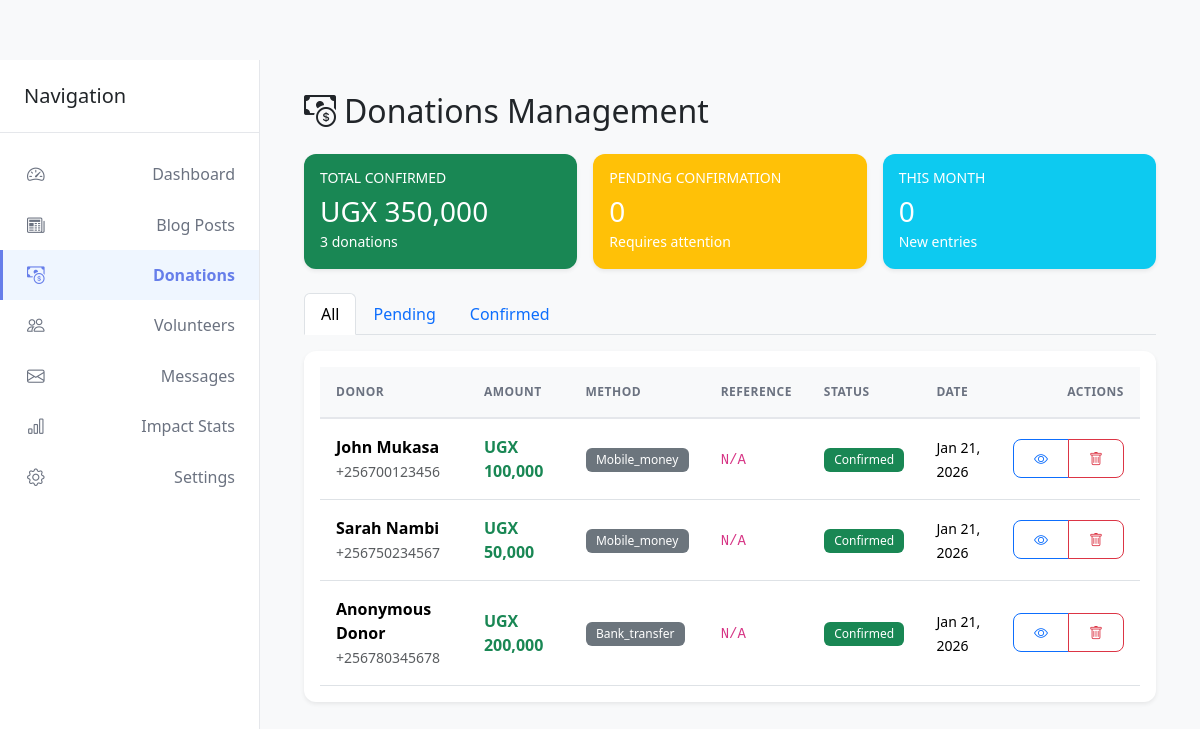
The page /admin/donations.php (signed in) on the database its author committed.
### tables this page shows
CREATE TABLE `donations` (
  `id` int(11) NOT NULL,
  `donor_name` varchar(100) NOT NULL,
  `donor_email` varchar(100) NOT NULL,
  `donor_phone` varchar(20) NOT NULL,
  `amount` decimal(10,2) NOT NULL,
  `currency` varchar(3) DEFAULT 'UGX',
  `payment_method` enum('mobile_money','bank_transfer','cash','other') DEFAULT 'mobile_money',
  `transaction_reference` varchar(100) DEFAULT NULL,
  `payment_status` enum('pending','confirmed','failed','refunded') DEFAULT 'pending',
  `is_anonymous` tinyint(1) DEFAULT 0,
  `message` text DEFAULT NULL,
  `confirmed_by` int(11) DEFAULT NULL,
  `confirmed_at` datetime DEFAULT NULL,
  `created_at` timestamp NOT NULL DEFAULT current_timestamp(),
  `updated_at` timestamp NOT NULL DEFAULT current_timestamp() ON UPDATE current_timestamp()
);

### includes/db.php (called while the page is built, shortened)
<?php
function executeQuery($pdo, $sql, $params = []) {
    try {
        $stmt = $pdo->prepare($sql);
        $stmt->execute($params);
        return $stmt;
    } catch (PDOException $e) {
        if (ENVIRONMENT === 'development') {
            die("Query Error: " . $e->getMessage());
        } else {
            error_log("Query Error: " . $e->getMessage(), 3, '../logs/db_errors.log');
            return false;
        }
    }
}
function fetchOne($pdo, $sql, $params = []) {
    $stmt = executeQuery($pdo, $sql, $params);
    return $stmt ? $stmt->fetch() : false;
}
function fetchAll($pdo, $sql, $params = []) {
    $stmt = executeQuery($pdo, $sql, $params);
    return $stmt ? $stmt->fetchAll() : [];
}

### admin/donations.php (the view, shortened to what this page needs)
<?php
require_once '../includes/db.php';
$statusFilter = $_GET['status'] ?? 'all';
$sql = "SELECT d.*, a.username as confirmed_by_name FROM donations d
        LEFT JOIN admins a ON d.confirmed_by = a.id";
$sql .= " ORDER BY d.created_at DESC";
if ($statusFilter !== 'all') {
    $donations = fetchAll($pdo, $sql, ['status' => $statusFilter]);
} else {
    $donations = fetchAll($pdo, $sql);
}
$totalDonations = fetchOne($pdo, "SELECT COUNT(*) as count, SUM(amount) as total FROM donations WHERE payment_status = 'confirmed'");
$pendingCount = fetchOne($pdo, "SELECT COUNT(*) as count FROM donations WHERE payment_status = 'pending'")['count'];
?>
<!DOCTYPE html>
<html lang="en">
<head>
    <link href="https://cdn.jsdelivr.net/npm/bootstrap@5.3.3/dist/css/bootstrap.min.css" rel="stylesheet">
    <link href="https://cdn.jsdelivr.net/npm/bootstrap-icons@1.11.3/font/bootstrap-icons.min.css" rel="stylesheet">
    <link rel="stylesheet" href="../assets/css/admin.css">
</head>
<body>
    <div class="sidebar">
        <div class="sidebar-header"><h5 class="mb-0">Navigation</h5></div>
        <ul class="nav flex-column">
            <li class="nav-item"><a class="nav-link" href="dashboard.php"><i class="bi bi-speedometer2"></i> Dashboard</a></li>
            <li class="nav-item"><a class="nav-link" href="posts.php"><i class="bi bi-newspaper"></i> Blog Posts</a></li>
            <li class="nav-item"><a class="nav-link active" href="donations.php"><i class="bi bi-cash-coin"></i> Donations</a></li>
            <li class="nav-item"><a class="nav-link" href="volunteers.php"><i class="bi bi-people"></i> Volunteers</a></li>
            <li class="nav-item"><a class="nav-link" href="messages.php"><i class="bi bi-envelope"></i> Messages</a></li>
            <li class="nav-item"><a class="nav-link" href="impact-stats.php"><i class="bi bi-bar-chart"></i> Impact Stats</a></li>
            <li class="nav-item"><a class="nav-link" href="settings.php"><i class="bi bi-gear"></i> Settings</a></li>
        </ul>
    </div>
    <div class="main-content">
        <div class="container-fluid">
            <h2 class="mb-4"><i class="bi bi-cash-coin me-2"></i>Donations Management</h2>
            <div class="row g-3 mb-4">
                <div class="col-md-4">
                    <div class="card bg-success text-white border-0 shadow-sm">
                        <div class="card-body">
                            <h6 class="text-uppercase small">Total Confirmed</h6>
                            <h3 class="mb-0">UGX <?= number_format($totalDonations['total'] ?? 0) ?></h3>
                            <small><?= $totalDonations['count'] ?> donations</small>
                        </div>
                    </div>
                </div>
                <div class="col-md-4">
                    <div class="card bg-warning text-white border-0 shadow-sm">
                        <div class="card-body">
                            <h6 class="text-uppercase small">Pending Confirmation</h6>
                            <h3 class="mb-0"><?= $pendingCount ?></h3>
                            <small>Requires attention</small>
                        </div>
                    </div>
                </div>
                <div class="col-md-4">
                    <div class="card bg-info text-white border-0 shadow-sm">
                        <div class="card-body">
                            <h6 class="text-uppercase small">This Month</h6>
                            <h3 class="mb-0"><?php
                                $thisMonth = fetchOne($pdo, "SELECT COUNT(*) as count FROM donations WHERE MONTH(created_at) = MONTH(NOW()) AND YEAR(created_at) = YEAR(NOW())");
                                echo $thisMonth['count'];
                            ?></h3>
                            <small>New entries</small>
                        </div>
                    </div>
                </div>
            </div>
            <ul class="nav nav-tabs mb-3">
                <li class="nav-item">
                    <a class="nav-link <?= $statusFilter === 'all' ? 'active' : '' ?>" href="donations.php?status=all">All</a>
                </li>
                <li class="nav-item">
                    <a class="nav-link <?= $statusFilter === 'pending' ? 'active' : '' ?>" href="donations.php?status=pending">
                        Pending <?php if ($pendingCount > 0): ?><span class="badge bg-warning"><?= $pendingCount ?></span><?php endif; ?>
                    </a>
                </li>
                <li class="nav-item">
                    <a class="nav-link <?= $statusFilter === 'confirmed' ? 'active' : '' ?>" href="donations.php?status=confirmed">Confirmed</a>
                </li>
            </ul>
            <div class="card border-0 shadow-sm">
                <div class="card-body">
                    <div class="table-responsive">
                        <table class="table table-hover align-middle">
                            <thead class="table-light">
                                <tr>
                                    <th>Donor</th>
                                    <th>Amount</th>
                                    <th>Method</th>
                                    <th>Reference</th>
                                    <th>Status</th>
                                    <th>Date</th>
                                    <th class="text-end">Actions</th>
                                </tr>
                            </thead>
                            <tbody>
                                <?php if (!empty($donations)): ?>
                                    <?php foreach ($donations as $donation): ?>
                                        <tr>
                                            <td>
                                                <strong><?= htmlspecialchars($donation['donor_name']) ?></strong><br>
                                                <small class="text-muted"><?= htmlspecialchars($donation['donor_phone']) ?></small>
                                            </td>
                                            <td><strong class="text-success">UGX <?= number_format($donation['amount']) ?></strong></td>
                                            <td><span class="badge bg-secondary"><?= ucfirst($donation['payment_method']) ?></span></td>
                                            <td><code><?= htmlspecialchars($donation['transaction_reference'] ?: 'N/A') ?></code></td>
                                            <td>
                                                <span class="badge bg-<?= $donation['payment_status'] === 'confirmed' ? 'success' : 'warning' ?>">
                                                    <?= ucfirst($donation['payment_status']) ?>
                                                </span>
                                            </td>
                                            <td><small><?= date('M d, Y', strtotime($donation['created_at'])) ?></small></td>
                                            <td class="text-end">
                                                <div class="btn-group">
                                                    <button class="btn btn-sm btn-outline-primary" onclick="viewDonation(<?= $donation['id'] ?>)" title="View Details">
                                                        <i class="bi bi-eye"></i>
                                                    </button>
                                                    <button class="btn btn-sm btn-outline-danger" onclick="deleteDonation(<?= $donation['id'] ?>)" title="Delete">
                                                        <i class="bi bi-trash"></i>
                                                    </button>
                                                </div>
                                            </td>
                                        </tr>
                                    <?php endforeach; ?>
                                <?php else: ?>
                                    <tr><td colspan="7" class="text-center py-4 text-muted">No records found.</td></tr>
                                <?php endif; ?>
                            </tbody>
                        </table>
                    </div>
                </div>
            </div>
        </div>
    </div>
</body>
</html>

### assets/css/admin.css (style rules this page uses)
:root { --sidebar-width: 260px; --navbar-height: 60px; --primary-color: #667eea; --primary-dark: #5a67d8; --success-color: #10b981; --warning-color: #f59e0b; --danger-color: #ef4444; --info-color: #3b82f6; }
* { margin: 0; padding: 0; box-sizing: border-box; }
body { font-family: 'Segoe UI', Tahoma, Geneva, Verdana, sans-serif; background: #f8f9fa; padding-top: var(--navbar-height); }
.sidebar { position: fixed; top: var(--navbar-height); left: 0; width: var(--sidebar-width); height: calc(100vh - var(--navbar-height)); background: white; border-right: 1px solid #e5e7eb; overflow-y: auto; z-index: 999; transition: all 0.3s ease; }
.sidebar-header { padding: 1.5rem; border-bottom: 1px solid #e5e7eb; }
.sidebar .nav { padding: 1rem 0; }
.sidebar .nav-link { color: #6b7280; padding: 0.75rem 1.5rem; display: flex; align-items: center; justify-content: space-between; transition: all 0.3s ease; border-left: 3px solid transparent; }
.sidebar .nav-link i { margin-right: 0.75rem; font-size: 1.1rem; }
.sidebar .nav-link.active { background: #eff6ff; color: var(--primary-color); border-left-color: var(--primary-color); font-weight: 600; }
.main-content { margin-left: var(--sidebar-width); padding: 2rem; min-height: calc(100vh - var(--navbar-height)); }
.card { border: 1px solid #e5e7eb; border-radius: 12px; box-shadow: 0 2px 8px rgba(0, 0, 0, 0.05); transition: all 0.3s ease; }
.table { margin-bottom: 0; }
.table thead th { border-bottom: 2px solid #e5e7eb; font-weight: 600; text-transform: uppercase; font-size: 0.75rem; letter-spacing: 0.5px; color: #6b7280; padding: 1rem; }
.table tbody tr { transition: background 0.2s ease; }
.table tbody td { padding: 1rem; vertical-align: middle; }
.badge { padding: 0.35rem 0.65rem; font-weight: 500; font-size: 0.75rem; }
.btn { padding: 0.5rem 1.25rem; border-radius: 8px; font-weight: 500; transition: all 0.3s ease; }

### rows shown on the page
donations: donor_name "John Mukasa", donor_phone "+256700123456", amount "100,000", payment_method "Mobile_money", transaction_reference "N/A", payment_status "Confirmed", created_at "Jan 21, 2026"
donations: donor_name "Sarah Nambi", donor_phone "+256750234567", amount "50,000", payment_method "Mobile_money", transaction_reference "N/A", payment_status "Confirmed", created_at "Jan 21, 2026"
donations: donor_name "Anonymous Donor", donor_phone "+256780345678", amount "200,000", payment_method "Bank_transfer", transaction_reference "N/A", payment_status "Confirmed", created_at "Jan 21, 2026"

### other values the page prints
$totalDonations['total'] "350,000"
$totalDonations['count'] "3"
$pendingCount "0"
$thisMonth['count'] "0"
